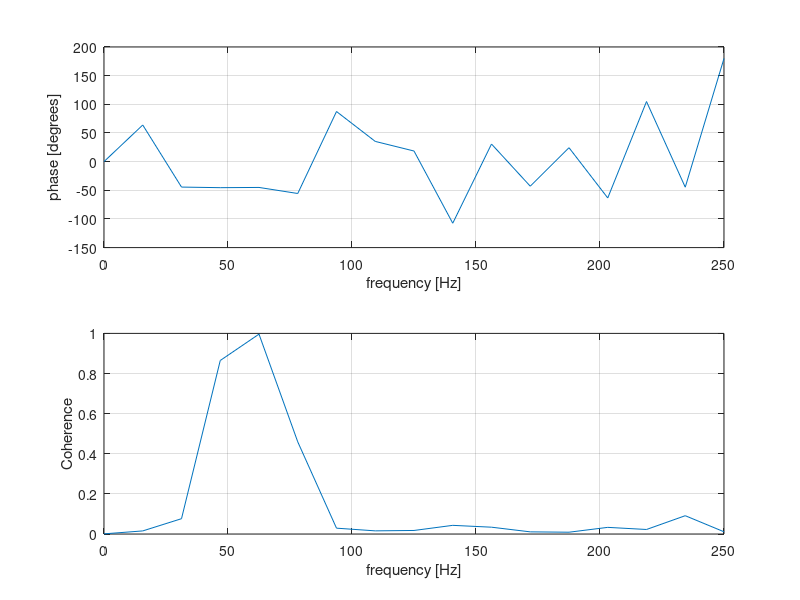

Here is the MATLAB script that generated this plot: (Note: this script raises an error after producing the figure.)
close all; clear; clc;

N = 500;
fs = 500;
t = (0 : N-1) / fs;
amp = 0.1;

x = cos(2*pi*50*t) + 0.1 * randn(size(t));% + sin(2*pi*200*t) + 0.1 * randn(size(t));
y = cos(2*pi*50*t - pi/4) + cos(2*pi*30*t);%0.5*cos(2*pi*100*t - pi/4) + amp*sin(2*pi*200*t + pi/2) + 0.1*randn(size(t));

%time domain
[Sxy, F] = cpsd(x,y, [],[],[], fs);
[Sxx, Fx] = pwelch(x, [], [], [], fs);
[Syy, Fy] = pwelch(y, [], [], [], fs);

Cxy = abs(Sxy).^2./(Sxx .* Syy);
subplot(212); plot(F, Cxy); ylabel('Coherence'); xlabel('frequency [Hz]'); grid;

Phase_xy = angle(Sxy);
subplot(211);
plot(F, Phase_xy * 180/pi); ylabel('phase [degrees]'); xlabel('frequency [Hz]'); grid;

%time-frequency domain
[Sxytf, Ttf, Ftf]= tfrspwv([x', y']);
Sxytf=Sxytf./max(abs(Sxytf(:)));
Sxxtf= tfrspwv(x');
Sxxtf=Sxxtf./max(abs(Sxxtf(:)));
Syytf= tfrspwv(y');
Syytf=Syytf./max(abs(Syytf(:)));
Cxytf = abs(Sxytf).^2./(Sxxtf .* Syytf);
%Cxytf = histeq(Cxytf);
%Cxytf = Cxytf .* (abs(Cxytf) < 1000);
figure; imagesc(Ttf, Ftf, abs(Sxytf)); colorbar
set(gca, 'Ydir', 'normal'); 
figure; imagesc(Ttf, Ftf, abs(Sxxtf)); colorbar
set(gca, 'Ydir', 'normal'); 
figure; imagesc(Ttf, Ftf, abs(Syytf)); colorbar
set(gca, 'Ydir', 'normal'); 
figure; imagesc(Ttf, Ftf, abs(Cxytf)); colorbar
set(gca, 'Ydir', 'normal'); 

